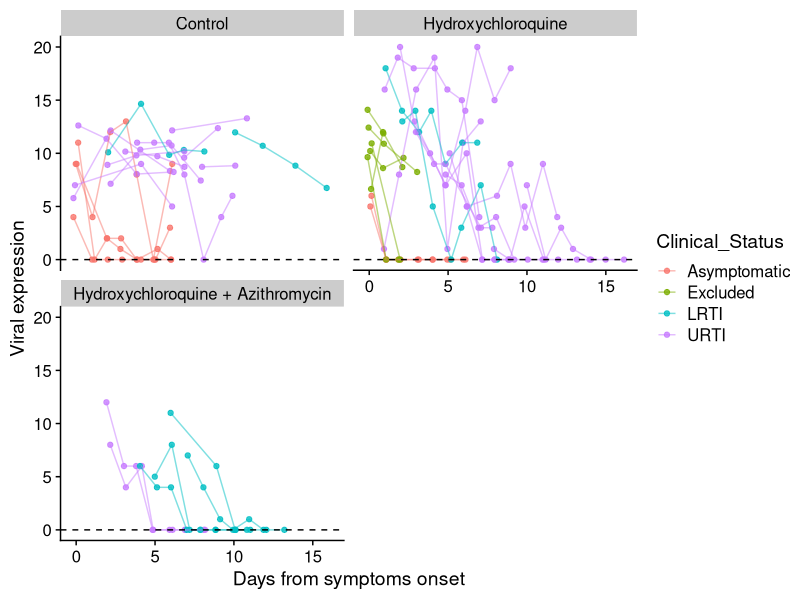

The R script that drew this image: (Note: this script raises an error after producing the figure.)
## ---- chunk 1
library(tidyverse)
library(readxl)
library(here)
library(cowplot)
theme_set(theme_cowplot())
## ---- chunk 2
gautret <- readxl::read_excel(here("Gautret_et_al.xlsx"), sheet = "Patients", na = c("ND","Unknown", "NF")) %>% mutate(Group = if_else(Hydroxychloroquine == "No", "Control", if_else(Azithromycin == "No", "Hydroxychloroquine", "Hydroxychloroquine + Azithromycin")), 
               NumericID = 1:n(),
               Days_From_Onset_Imputed = if_else(is.na(Days_From_Onset) | Days_From_Onset == "-", as.integer(0), as.integer(Days_From_Onset)))

gautret$Clinical_Status[gautret$Clinical_Status == "LTRI"] <- "LRTI"


gautret_long <- gautret %>% 
  pivot_longer(matches("D[0-6]"), names_to = "Day", values_to = "PCR", names_prefix = "D") %>% 
  filter(!is.na(PCR)) %>%
  mutate(Day = as.integer(Day))
PCR_Neg_Limit <- 35 #From paper
PCR_Pos_Proxy <- 25 #Arbitrary
## ---- chunk 3

gautret_long %>% filter(Source != "Excluded") %>% 
  mutate(Viral_Expression = PCR_Neg_Limit - case_when(PCR == "POS" ~ rnorm(n(), PCR_Pos_Proxy, 2),
                                                PCR == "NEG" ~ PCR_Neg_Limit,
                                                PCR == "ND" ~ NA_real_,
                                                TRUE ~ as.double(PCR)),
         Expression_Exact = !(PCR %in% c("POS","NEG","ND") ),
         Time = Day + Days_From_Onset_Imputed + runif(n(), - 0.2, 0.2)) %>%
  filter(!is.na(Viral_Expression)) %>%
  ggplot(aes(x = Time, y = Viral_Expression, color = Clinical_Status, group = ID)) + 
  geom_point(alpha = 0.8) + geom_line(alpha = 0.5) +
  geom_hline(yintercept = 0, linetype = "dashed") + facet_wrap(~Group, ncol = 2) +
  scale_x_continuous("Days from symptoms onset") + scale_y_continuous("Viral expression")
## ---- chunk 4
gautret %>% filter(Source == "Excluded") %>% select(ID, Clinical_Status, Hydroxychloroquine, Azithromycin, matches("D[0-6]"))
## ---- chunk 5
model <- cmdstan_model(stan_file = here::here("change_point.stan"))

observation_type <- case_when(gautret_long$PCR == "NEG" ~ -1,
                                     gautret_long$PCR == "POS" ~ 1,
                                     gautret_long$PCR %in% c("ICU","DEATH", 1) ~ 2,
                                     TRUE ~ 0
                                     )
gautret_long

data_for_model <- c(prior, list(
        N_patients = nrow(gautret),
        N_obs = nrow(gautret_long),
        observation_patients = gautret_long$NumericID,
        observation_time = gautret_long$Day + gautret_long$Days_From_Onset_Imputed,
        observation_type = observation_type,
        baseline_recovery_mean = 8,
        baseline_recovery_shape = 1,
        observations = if_else(observation_type == 0, PCR_Neg_Limit - as.double(gautret_long$PCR), 0)
      ))

cmdstan_fit <- model$sample(data = data_for_model)
## ---- chunk 6
gautret %>% filter(Source != "Excluded") %>% ggplot(aes(Age)) + geom_histogram(binwidth = 10) + facet_wrap(~Group, ncol = 1)
